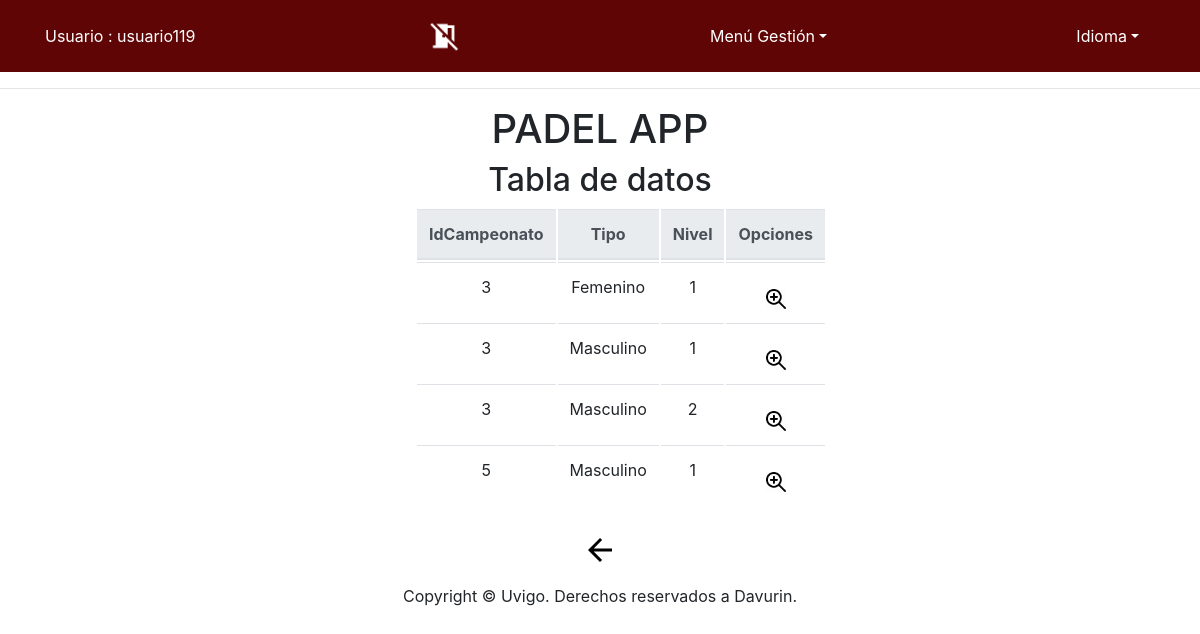
The page /app/Controllers/CATEGORIA_CONTROLLER.php (signed in) on the database as committed earlier.
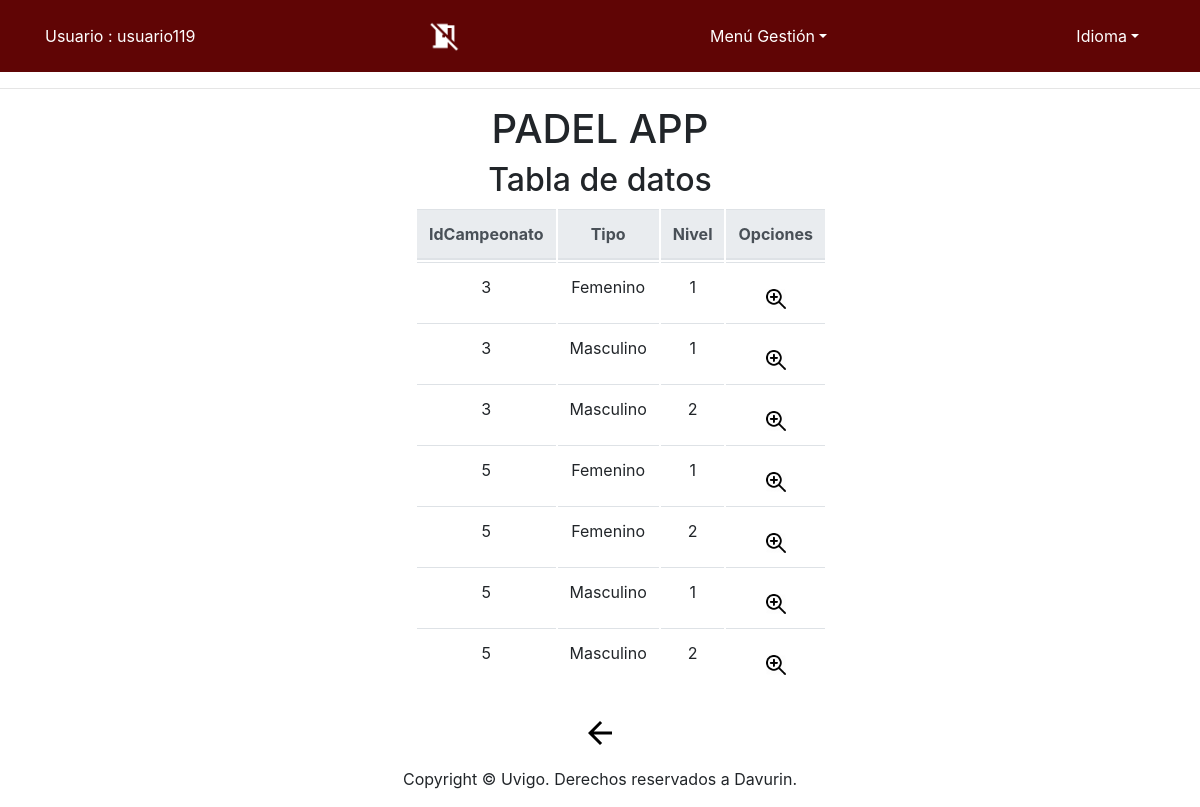
The same page on the database as committed later.
### tables this page shows
CREATE TABLE IF NOT EXISTS `Categoria` (
  `IdCampeonato` INT NOT NULL,
  `Tipo` VARCHAR(10) NOT NULL,
  `Nivel` INT NOT NULL,
  PRIMARY KEY (`IdCampeonato`, `Tipo`, `Nivel`),
  INDEX `fk_Campeonato_has_Categoria_idx` (`IdCampeonato` ASC) ,
  CONSTRAINT `fk_Campeonato_has_Categoria_idx`
    FOREIGN KEY (`IdCampeonato`)
    REFERENCES `Campeonato` (`IdCampeonato`)
    ON DELETE NO ACTION
    ON UPDATE NO ACTION);

### app/Functions/Authentication.php (called while the page is built)
<?php
function IsAuthenticated(){
	if (!isset($_SESSION['login']) && !isset($_SESSION['tipo'])){
		return false;
	}
	else{
		return true;
	}
}
?>

### app/Models/CATEGORIA_MODEL.php (called while the page is built, shortened)
<?php
class CATEGORIA_MODEL{
	var $IdCampeonato;
    var $Tipo;
	var $Nivel;
	var $mysqli;
	function __construct($IdCampeonato,$Tipo,$Nivel) {
		$this->IdCampeonato = $IdCampeonato;
		$this->Tipo = $Tipo;
		$this->Nivel = $Nivel;
		include_once '../Functions/BdAdmin.php';
		$this->mysqli = ConectarBD();
	}
	function SEARCH() {
		$sql = "select Cat.IdCampeonato as IdCampeonato,
					Cat.Tipo as Tipo,
					Cat.Nivel as Nivel,
					Cam.FechaIni as FechaIni,
					Cam.FechaFin as FechaFin,
					Cam.HoraIni as HoraIni,
					Cam.HoraFin as HoraFin,
					(select count(numPareja)  from Pareja where  IdCampeonato = Cat.IdCampeonato  && Tipo = Cat.Tipo  && Nivel LIKE Cat.Nivel) as numInscritos
       			from CATEGORIA Cat, CAMPEONATO Cam
    			where
    				(
					(BINARY Cat.IdCampeonato LIKE '%$this->IdCampeonato%') &&
					(BINARY Cat.Tipo LIKE '%$this->Tipo%') &&
					(BINARY Cat.Nivel LIKE '%$this->Nivel%')
					&& (Cat.IdCampeonato = Cam.IdCampeonato))
    				";
		if ( !( $resultado = $this->mysqli->query( $sql ) ) ) {
			return 'Error en la consulta sobre la base de datos';
		} else {
			return $resultado;
		}
	}
 	}
?>

### app/Functions/BdAdmin.php (called while the page is built, shortened)
<?php
function ConectarBD()
{
	    $mysqli = new mysqli("localhost", "user", "pass", "abpbase");
		return $mysqli;
}
?>

### app/Views/CATEGORIA/CATEGORIA_SHOWALL_View.php (the view, shortened to what this page needs)
<?php
class CATEGORIA_SHOWALL {
	function __construct( $lista, $datos) {
		$this->lista = $lista;
		$this->datos = $datos;
		$this->render($this->lista,$this->datos);
	}
	function render($lista,$datos){
		$this->datos = $datos;
	include '../Views/Header.php';
?>
		<div class="seccion" align="center">
			<h2>
				<?php echo $strings['Tabla de datos'];?>
			</h2>
			<div class="col-md-4" style="text-align: center">
			<table class="table">
				<thead class="thead-light">
				<tr>
<?php
					foreach ( $lista as $atributo ) {
?>
					<th>
						<?php echo $strings[$atributo]?>
					</th>
<?php
					}
?>
					<th colspan="2" >
						<?php echo $strings['Opciones']?>
					</th>
				</tr>
<?php
				while ( $fila = mysqli_fetch_array( $this->datos ) ) {
?>
				<tr>
<?php
					foreach ( $lista as $atributo ) {
?>
					<td>
<?php
							echo $fila[ $atributo ];
?>
					</td>
<?php
					}
?>
					<td>
						<form action="../Controllers/CATEGORIA_CONTROLLER.php" method="get" style="display:inline" >
								<button id ="buttonBien" type="submit" name="action" value="SHOWCURRENT" ><img src="../Views/icon/verdetalles_2.jpg" alt="<?php echo $strings['Ver en detalle']?>" width="20" height="20"/></button>
						</form>
				</tr>
<?php
				}
?>
			</thead>
			</table>
			<form action='../Controllers/USUARIO_CONTROLLER.php' method="get">
				<button id ="buttonBien" type="submit"><img src="../Views/icon/back_big2.png" alt="<?php echo $strings['Atras']?>" /></button>
			</form>
			</div>
		</div>
<?php
		include '../Views/Footer.php';
		}
		}
?>

### app/Controllers/CATEGORIA_CONTROLLER.php (shortened to what this page needs)
<?php
include '../Functions/Authentication.php';
include '../Models/CAMPEONATO_MODEL.php';
include '../Models/CATEGORIA_MODEL.php';
include '../Views/CATEGORIA/CATEGORIA_SHOWALL_View.php';
switch ( $_REQUEST[ 'action' ] ) {
	default:
		if($_SESSION['tipo'] == 'Deportista'){
			$CATEGORIA= new CATEGORIA_MODEL( '', '', '');
			$datos = $CATEGORIA->SEARCH();
			$lista = array( 'IdCampeonato','Tipo','Nivel');
			new CATEGORIA_SHOWALL( $lista, $datos);
		}else{
			new USUARIO_DEFAULT();
		}
}
?>

### app/Views/Header.php (shortened to what this page needs)
<?php
	include_once '../Functions/Authentication.php';
?>
<!doctype html>
<html lang="es">
  <head>
	<link rel="stylesheet" type="text/css" media="screen" href="../Views/css/bootstrap-4.0.0.css" hreflang="es">
	<link rel="stylesheet" type="text/css" media="screen" href="../Views/js/tcal/tcal.css" hreflang="es">
	  <link rel="stylesheet" type="text/css" href="https://cdn.datatables.net/1.10.19/css/jquery.dataTables.css">
	  <link rel="stylesheet" type="text/css" href="https://cdn.datatables.net/1.10.19/css/jquery.dataTables.min.css">
		<link rel="stylesheet" href="http://code.jquery.com/ui/1.11.4/themes/smoothness/jquery-ui.css">
  </head>
  <body>
	  <header>
    <nav class="navbar navbar-expand-lg navbar-dark bg-dark">
      <div class="container">
		<?php	if (IsAuthenticated()){  ?>
		<p style="color: white"><?php 	echo $strings['Usuario'] . ' : ' . $_SESSION['login'] . '<br>'; ?></p>
              <a class="nav-link disabled" href="../Functions/Desconectar.php" alt="<?php echo $strings['Desconectarse']?>"/>
              <img src="../Views/icon/desconectarse_big.png" width="32" height="32" alt="<?php echo $strings['Desconectarse']?>" style="float:right;">
<?php
	}
?>
	<?php if (isset($_SESSION['login']) & isset($_SESSION['tipo'])) {
 ?>
		<li class="nav-item dropdown" style="display: block">
			<a class="nav-link dropdown-toggle" style="color: white" href="<?php echo $strings['menuGestion']; ?>" id="navbarDropdown" role="button" data-toggle="dropdown" aria-haspopup="true" aria-expanded="false"><?php echo $strings['menuGestion']; ?></a>
				<?php if(isset($_SESSION['login']) & isset($_SESSION['tipo'])) {  ?>
					<?php if($_SESSION['tipo'] == 'Deportista'){ ?>
							<div class="dropdown-divider"></div>
								<button id ="buttonBien" type="submit"  name="insCampeonato"><a class="dropdown-item" href="../Controllers/CATEGORIA_CONTROLLER.php" /><?php echo $strings['Inscribirse en campeonato'] ?></a></button>
              	<?php } } }?>
            </li>
            <li class="nav-item dropdown" style="display: block">
			<form name='idiomform' action="../Functions/CambioIdioma.php" method="post">
              <a class="nav-link dropdown-toggle" style="color: white" href="<?php echo $strings['idioma']; ?>" id="navbarDropdown" role="button" data-toggle="dropdown" aria-haspopup="true" aria-expanded="false"><?php echo $strings['idioma']; ?></a>
			</form>
            </li>
        </div>
</nav>
	  <hr>
	  	<div align="center" class="titulo"><h1>PADEL APP</h1></div>
	</header>

### app/Views/Footer.php (shortened to what this page needs)
	<footer class="text-center" align="fixed" >
      <div class="container">
        <div class="row">
          <div class="col-12">
            <p>Copyright © Uvigo. Derechos reservados a Davurin.</p>
          </div>
        </div>
      </div>
	</footer>
  </body>
</html>

Rows that differ between the two databases and show on the page:
added categoria: IdCampeonato "5", Tipo "Femenino", Nivel "1"
added categoria: IdCampeonato "5", Tipo "Femenino", Nivel "2"
added categoria: IdCampeonato "5", Tipo "Masculino", Nivel "2"
